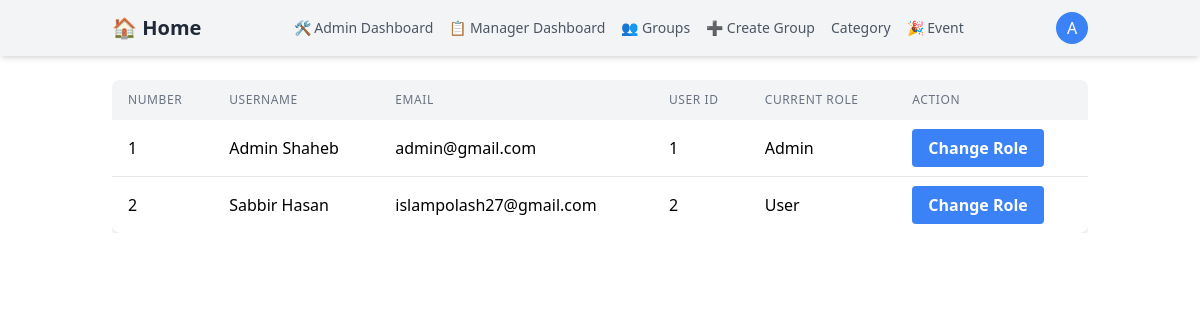
The page /users/admin/dashboard/ (signed in) on the database its author committed.
### users/models.py (models this page shows)
class CustomUser(AbstractUser):
    bio = models.TextField(blank=True)
    location = models.CharField(max_length=200, blank=True, null=True)
    profession = models.CharField(max_length=200, blank=True, null=True)
    profile_image = models.ImageField(
        upload_to="profile_images",
        default="default.png",
        blank=True
    )
    phone_number = models.CharField(
        max_length=11,
        validators=[
            RegexValidator(
                regex=r'^\+?1?\d{9,15}$',
                message="Phone number must be entered in the format: '+88'. Up to 11 digits allowed."
            )
        ]
    )
    def __str__(self):
        return self.username

### users/views.py (the view)
# urls.py: path('admin/dashboard/', AdminDashbaord.as_view(), name='admin-dashboard'),
@method_decorator(user_passes_test(is_manager_or_admin, login_url="no_permission"), name="dispatch")
class AdminDashbaord(View):
    def get(self, request, *args, **kwargs):
        users = User.objects.prefetch_related(
        Prefetch('groups',  queryset=Group.objects.all(), to_attr='all_groups')
        ).all()
        for user in users:
            if user.all_groups:
                user.group_name = user.all_groups[0].name
            else:
                user.group_name = "No Group"
        return render(request, "admin/dashboard.html", {'users': users})

### users/context_processors.py (called while the page is built)
def profile_image(request):
    print("Profile image context processor called")
    if request.user.is_authenticated:
        print(f"User is authenticated: {request.user}")
        if request.user.profile_image:
            print(f"Profile image URL: {request.user.profile_image.url}")
            return {'profile_image': request.user.profile_image.url}
        else:
            print("Profile image field is empty")
    else:
        print("User is not authenticated")
    return {'profile_image': None}

### users/views.py (called while the page is built)
def is_manager(user):
    return "Manager" in [group.name for group in user.groups.all()]

def is_admin(user):
    return "Admin" in [group.name for group in user.groups.all()]

def is_manager_or_admin(user):
    return user.is_authenticated and (is_manager(user) or is_admin(user))

### users/templates/admin/dashboard.html (shortened to what this page needs)
{% load static %}
<!DOCTYPE html>
<html lang="en">
  <head>
    <link rel="stylesheet" href="{% static 'css/output.css' %}">
    <link rel="stylesheet" href="{% static "css/style.css" %}">
  </head>
  <body>
    <header class="bg-gray-100 shadow-md">
      <nav class="container mx-auto px-6 py-3">
        <div class="flex justify-between items-center">
          <a href="{% url "home" %}" class="text-xl font-bold text-gray-800"
            >🏠 Home</a
          >
          <div class="hidden md:flex space-x-4 text-sm font-medium text-gray-600">
            {% if user.is_authenticated and user.is_staff %}
            <a
              href="{% url "dashboard" %}"
              class="text-gray-600 hover:text-gray-800"
              >
              🛠️ Admin Dashboard
              </a
            >
            {% endif %}
            <a
              href="{% url "admin_event" %}"
              class="text-gray-600 hover:text-gray-800"
              >📋 Manager Dashboard</a
            >
            {% if user.is_authenticated and user.is_staff %}
            <a href="{% url 'group_list' %}" class="text-gray-600 hover:text-gray-800"
              >👥 Groups</a
            >
            {% endif %}
            {% if user.is_authenticated and user.is_staff %}
            <a
              href="{% url 'create_group' %}"
              class="text-gray-600 hover:text-gray-800"
              >➕ Create Group</a
            >
            {% endif %}
              <div class="relative drpdwn">
                <button id="category-text" class="text-gray-600 hover:text-gray-800">Category</button>
              </div>
              <a href="{% url "admin_event" %}" class="relative">
                <button class="text-gray-600 rounded-full hover:text-gray-800">🎉 Event</button>
              </a>
          </div>
          <div class="flex items-center">
            <div class="relative">
              <button id="user-menu-button" class="rounded-full p-2 bg-blue-500 text-white w-8 h-8
                flex items-center justify-center hover:bg-gray-700">
                    {% if user.groups.all.0.name == "Admin" %}
                        A
                    {% elif user.groups.all.0.name == "Manager" %}
                        M
                    {% else %}
                        U
                    {% endif %}
                </button>
            </div>
          </div>
        </div>
      </nav>
    </header>
    <main>
      {% if user.is_authenticated and user.is_staff %}
      {% include "admin/user_list.html" %}
      {% endif %}
    </main>
  </body>
  </html>

### users/templates/admin/user_list.html
<div class="container mx-auto p-6">
    <div class="overflow-x-auto">
      <table class="min-w-full bg-white shadow-md rounded-lg overflow-hidden">
        <thead class="bg-gray-100">
          <tr>
            <th
              class="px-4 py-3 text-left text-xs font-medium text-gray-500 uppercase tracking-wider"
            >
              Number
            </th>
            <th
              class="px-4 py-3 text-left text-xs font-medium text-gray-500 uppercase tracking-wider"
            >
              Username
            </th>
            <th
              class="px-4 py-3 text-left text-xs font-medium text-gray-500 uppercase tracking-wider"
            >
              Email
            </th>
            <th
              class="px-4 py-3 text-left text-xs font-medium text-gray-500 uppercase tracking-wider"
            >
              User ID
            </th>
            <th
              class="px-4 py-3 text-left text-xs font-medium text-gray-500 uppercase tracking-wider"
            >
              Current Role
            </th>
            <th
              class="px-4 py-3 text-left text-xs font-medium text-gray-500 uppercase tracking-wider"
            >
              Action
            </th>
          </tr>
        </thead>
        <tbody class="divide-y divide-gray-200">
            {% for user in users %}
            <tr class="hover:bg-gray-50">
                <td class="px-4 py-4 whitespace-nowrap"> {{forloop.counter}} </td>
                <td class="px-4 py-4 whitespace-nowrap"> {{user.first_name}} {{user.last_name}} </td>
                <td class="px-4 py-4 whitespace-nowrap">{{user.email}}</td>
                <td class="px-4 py-4 whitespace-nowrap"> {{user.id}} </td>
                <td class="px-4 py-4 whitespace-nowrap"> {{user.group_name}} </td>
                <td class="px-4 py-4 whitespace-nowrap">
                  <a
                    href="{% url 'assign_role' user.id %}"
                    class="bg-blue-500 hover:bg-blue-600 text-white font-bold py-2 px-4 rounded"
                  >
                    Change Role
                  </a>
                </td>
              </tr>
            {% endfor %}
        </tbody>
      </table>
    </div>
  </div>

### rows shown on the page
CustomUser: first_name "Admin", last_name "Shaheb", email "admin@gmail.com", id "1", group_name "Admin"
CustomUser: first_name "Sabbir", last_name "Hasan", email "islampolash27@gmail.com", id "2", group_name "User"
